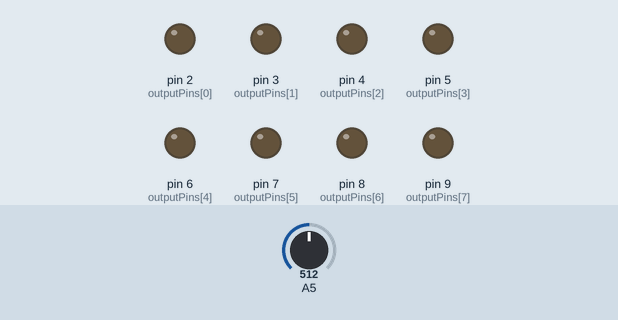
Recording of a sketch running on a simulated Arduino Uno, built with avr-gcc and run on an emulated ATmega328P. Parts: output pins drawn as LEDs (lit = HIGH). Inputs (shaded band) come from the test bench; at power-on: A5 = 512.

Above: at 1.3 s.
1.4 s: A5 set to 716
At 2.4 s:
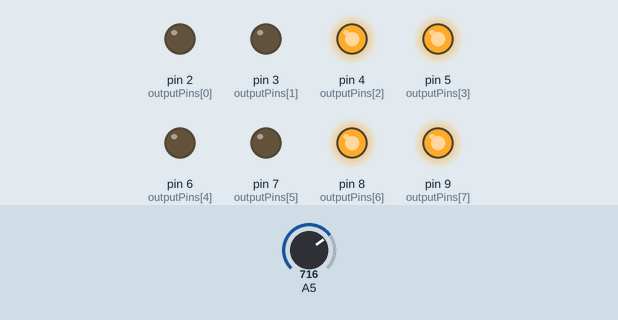
3.0 s: A5 set to 900
At 3.5 s:
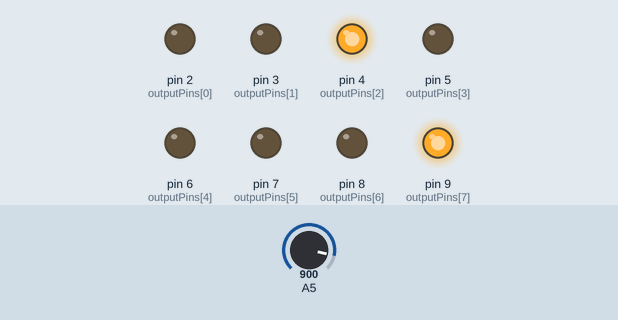
4.5 s: A5 set to 1023
At 5.7 s:
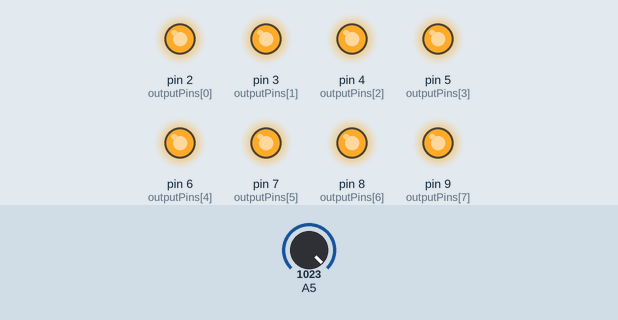
6.0 s: A5 set to 306
At 7.0 s:
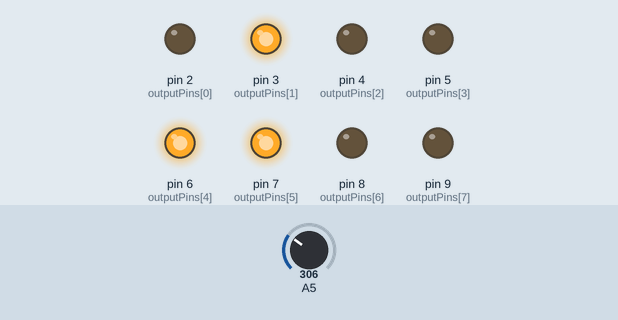
7.5 s: A5 set to 122
At 8.2 s:
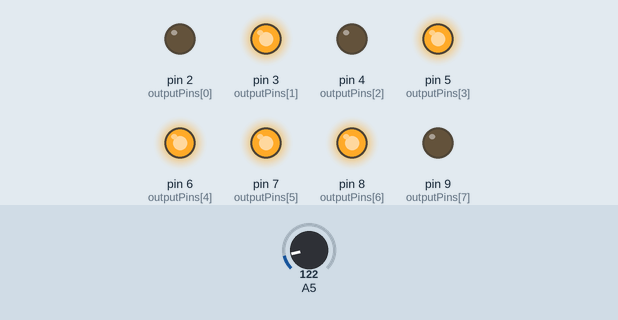
9.0 s: A5 set to 511
At 9.4 s:
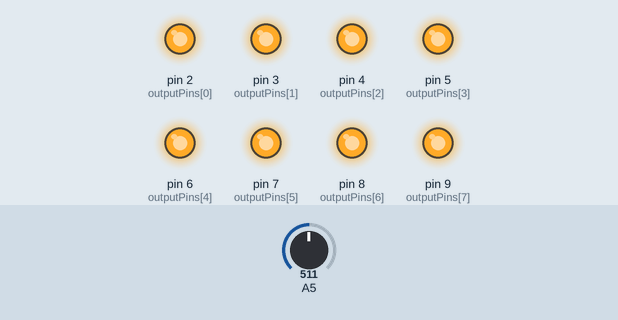
Timing chart, 0 to 11.5 s (numbered marks = the images above; inputs shaded):
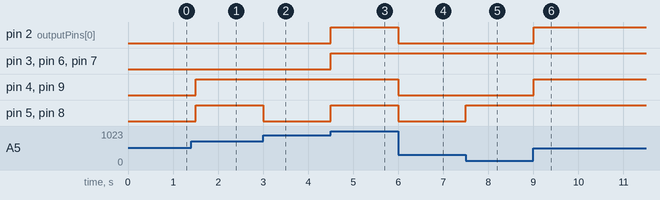

The sketch:

Envio_datos.ino
```cpp
const int numBits = 8; // Número de bits para representar el valor binario
int outputPins[numBits] = {2, 3, 4, 5, 6, 7, 8, 9}; // Pines digitales para la salida binaria

void setup() {
  Serial.begin(9600); // Iniciar la comunicación serial
}

void loop() {
  int sensorValue = analogRead(A5); // Leer el valor analógico del potenciómetro
  decimalToBinary(sensorValue); // Convertir el valor a binario y configurar las salidas
  delay(500); // Puedes ajustar el retardo según sea necesario
}

void decimalToBinary(int decimalValue) {
  // Crear un array para almacenar los bits binarios (ajustado a numBits)
  int binaryArray[numBits];

  // Inicializar el índice del array
  int index = 0;

  // Convertir el valor decimal a binario
  while (decimalValue > 0 && index < numBits) {
    binaryArray[index] = decimalValue % 2;
    decimalValue = decimalValue / 2;
    index++;
  }

  // Configurar cada pin digital como salida y establecer su valor
  for (int i = 0; i < numBits; i++) {
    pinMode(outputPins[i], OUTPUT);
    digitalWrite(outputPins[i], binaryArray[i]);
  }
}
```

Measured:
- after the input at 1.4 s, pin 4 (outputPins[2]), pin 5 (outputPins[3]), pin 8 (outputPins[6]), pin 9 (outputPins[7]): LOW → HIGH after 0.10 s
- after the input at 3.0 s, pin 5 (outputPins[3]), pin 8 (outputPins[6]): HIGH → LOW at once
- after the input at 4.5 s, pin 2 (outputPins[0]), pin 3 (outputPins[1]), pin 5 (outputPins[3]), pin 6 (outputPins[4]), pin 7 (outputPins[5]), pin 8 (outputPins[6]): LOW → HIGH at once
- after the input at 6.0 s, pin 2 (outputPins[0]), pin 4 (outputPins[2]), pin 5 (outputPins[3]), pin 8 (outputPins[6]), pin 9 (outputPins[7]): HIGH → LOW at once
- after the input at 7.5 s, pin 5 (outputPins[3]), pin 8 (outputPins[6]): LOW → HIGH at once
- after the input at 9.0 s, pin 2 (outputPins[0]), pin 4 (outputPins[2]), pin 9 (outputPins[7]): LOW → HIGH at once
